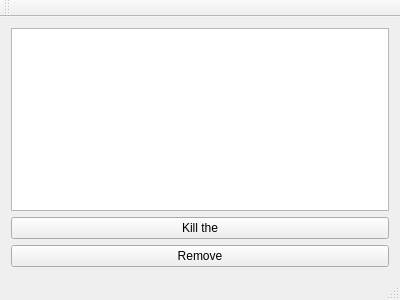
<?xml version="1.0" encoding="UTF-8"?>
<ui version="4.0">
 <class>listWidget</class>
 <widget class="QMainWindow" name="listWidget">
  <property name="geometry">
   <rect>
    <x>0</x>
    <y>0</y>
    <width>400</width>
    <height>300</height>
   </rect>
  </property>
  <property name="windowTitle">
   <string>listWidget</string>
  </property>
  <widget class="QWidget" name="centralWidget">
   <layout class="QVBoxLayout" name="verticalLayout">
    <item>
     <widget class="QListWidget" name="listWidget_2"/>
    </item>
    <item>
     <widget class="QPushButton" name="pushButton">
      <property name="text">
       <string>Kill the</string>
      </property>
     </widget>
    </item>
    <item>
     <widget class="QPushButton" name="pushButton_2">
      <property name="text">
       <string>Remove</string>
      </property>
     </widget>
    </item>
   </layout>
  </widget>
  <widget class="QMenuBar" name="menuBar">
   <property name="geometry">
    <rect>
     <x>0</x>
     <y>0</y>
     <width>400</width>
     <height>20</height>
    </rect>
   </property>
  </widget>
  <widget class="QToolBar" name="mainToolBar">
   <attribute name="toolBarArea">
    <enum>TopToolBarArea</enum>
   </attribute>
   <attribute name="toolBarBreak">
    <bool>false</bool>
   </attribute>
  </widget>
  <widget class="QStatusBar" name="statusBar"/>
 </widget>
 <layoutdefault spacing="6" margin="11"/>
 <resources/>
 <connections/>
</ui>
